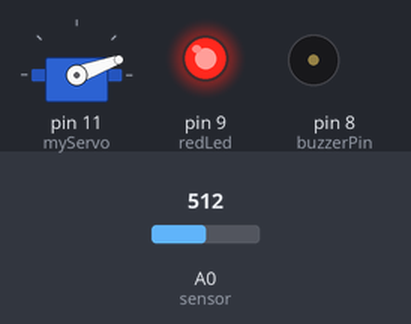
Bench run of a sketch on a simulated Arduino Uno, built with avr-gcc and run on an emulated ATmega328P. Parts: servo, output pins drawn as LEDs (lit = HIGH), buzzer (waves = sounding). Dashed ring = blinking. The inputs (shaded band) are chosen by the test bench; at power-on: A0 (sensor) = 512.

Above: at 1.2 s.
1.3 s: A0 (sensor) set to 316
2.8 s: A0 (sensor) set to 295
At 3.05 s:
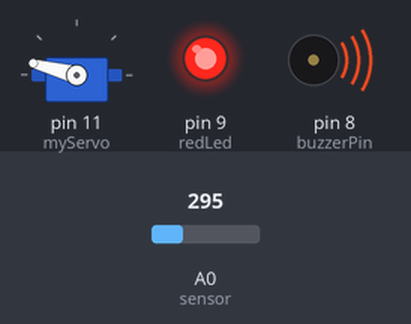
At 4.5 s:
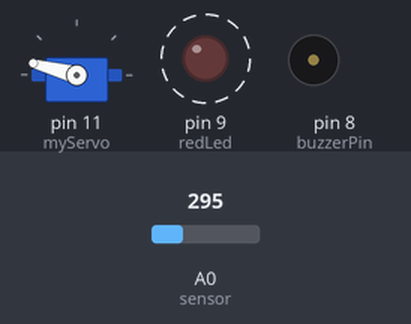
Timing chart, 0 to 11.8 s (numbered marks = the images above; inputs shaded):
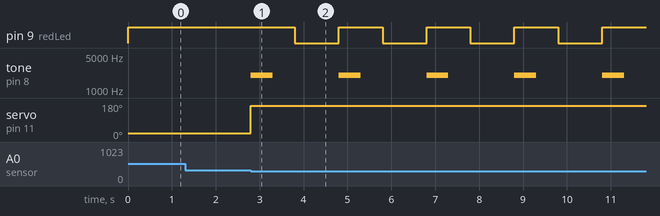

Measured:
- the behaviour switches between 310 and 309 on A0 (sensor) (found by bisection; images 0 and 1)
- after the input at 1.3 s, every drawn part: stays the same
- after the input at 2.8 s, pin 9 (redLed): alternates HIGH for 1.0 s and LOW for 1.0 s, starting after 1.0 s; tone on pin 8 (buzzerPin): alternates 2000 Hz for 0.50 s and silent for 1.5 s, starting at once; servo on pin 11 (myServo): 20° → 165° at once

The sketch:

moisture.ino
```cpp
#include <Servo.h>

Servo myServo;      //The sign servo
int buzzerPin = 8;  //The Buzzer pin
int redLed = 9;     //The led pin
int moisture;       //The moisture value

void setup() {
  pinMode(buzzerPin,OUTPUT);
  pinMode(redLed,OUTPUT);
  myServo.attach(11);

}

void loop() {
  moisture = analogRead(A0);             //Read the moisture from sensor
  moisture = map(moisture,0,1023,100,1); //Map the moisture values to 1-100.
  if (moisture > 70) {                   //If moisture is high
    myServo.write(165);                  //Turn motor to "No water" sign
    digitalWrite(redLed,HIGH);           //Turn on the led light
    tone(buzzerPin, 2000, 500);          //Play a buzzer tone for half a second
    delay(1000);                         //delay for a second
    digitalWrite(redLed,LOW);            //Turn off the led light
    delay(1000);                         //Delay another second
  } else {                               //If moisture is low
    digitalWrite(redLed,HIGH);           //Just turn on the led light
    myServo.write(20);                   //and turn motor to "plant ok" sign
  }
}
```
